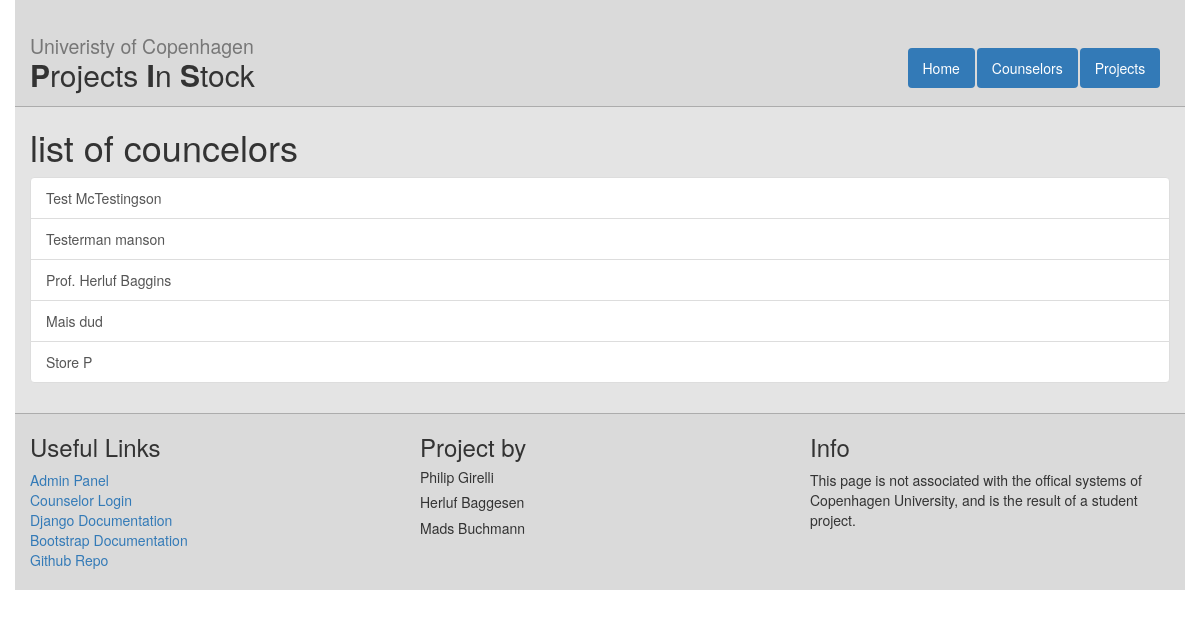
Page /counselors on the earlier database version.
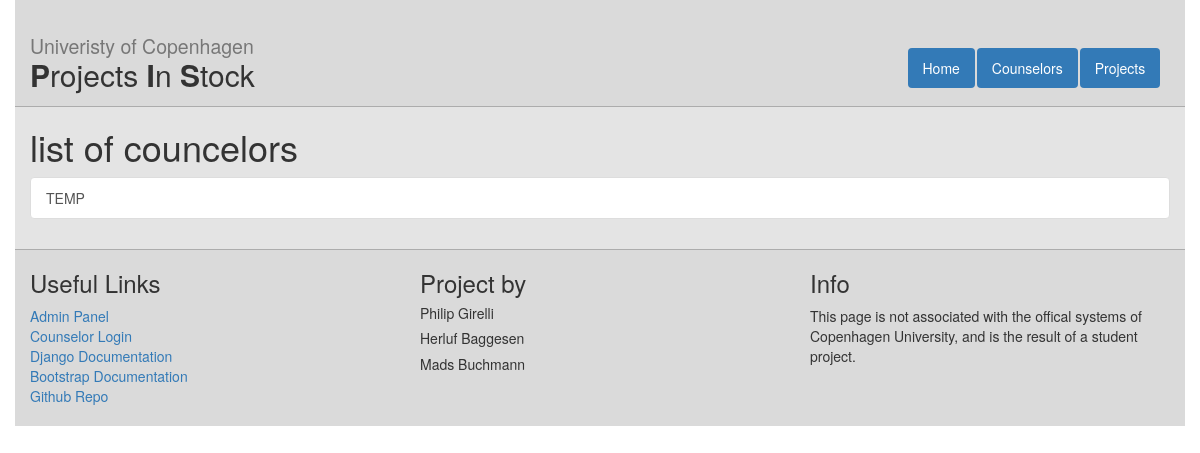
Same page on the later database version.
### web/models.py (models this page shows, shortened)
class Counselor(models.Model):
    readonly_fields=('account_id',)
    name = models.CharField(max_length=255)
    email = models.EmailField()
    study_area = models.CharField(max_length=255)
    office = models.CharField(max_length=255)
    projects = models.ManyToManyField(Project)
    url = models.URLField(default="NOURL")
    account_id = models.IntegerField(default=-1)

### web/views.py (the view)
# urls.py: url(r'^counselors$', views.counselor_list, name="counselor_list"),
def counselor_list(request):
    cs = Counselor.objects.all()
    context = {
        "counselors": cs
    }
    return render(request, 'web/counselor_list.html', context)

### web/templates/web/counselor_list.html
{%extends "web/master.html" %}
{% block content%}
<h1>list of councelors</h1>
  <div class="list-group">
  {% for c in counselors %}
    <a class="list-group-item" href="{% url 'counselor_detail' c.id %}">{{ c.name }}</a>
  {% endfor %}
</div>
{% endblock %}

Differences in the rows shown:
removed Counselor: name "Testerman manson"
removed Counselor: name "Prof. Herluf Baggins"
removed Counselor: name "Mais dud"
removed Counselor: name "Store P"
changed Counselor: name "Test McTestingson" → "TEMP"
